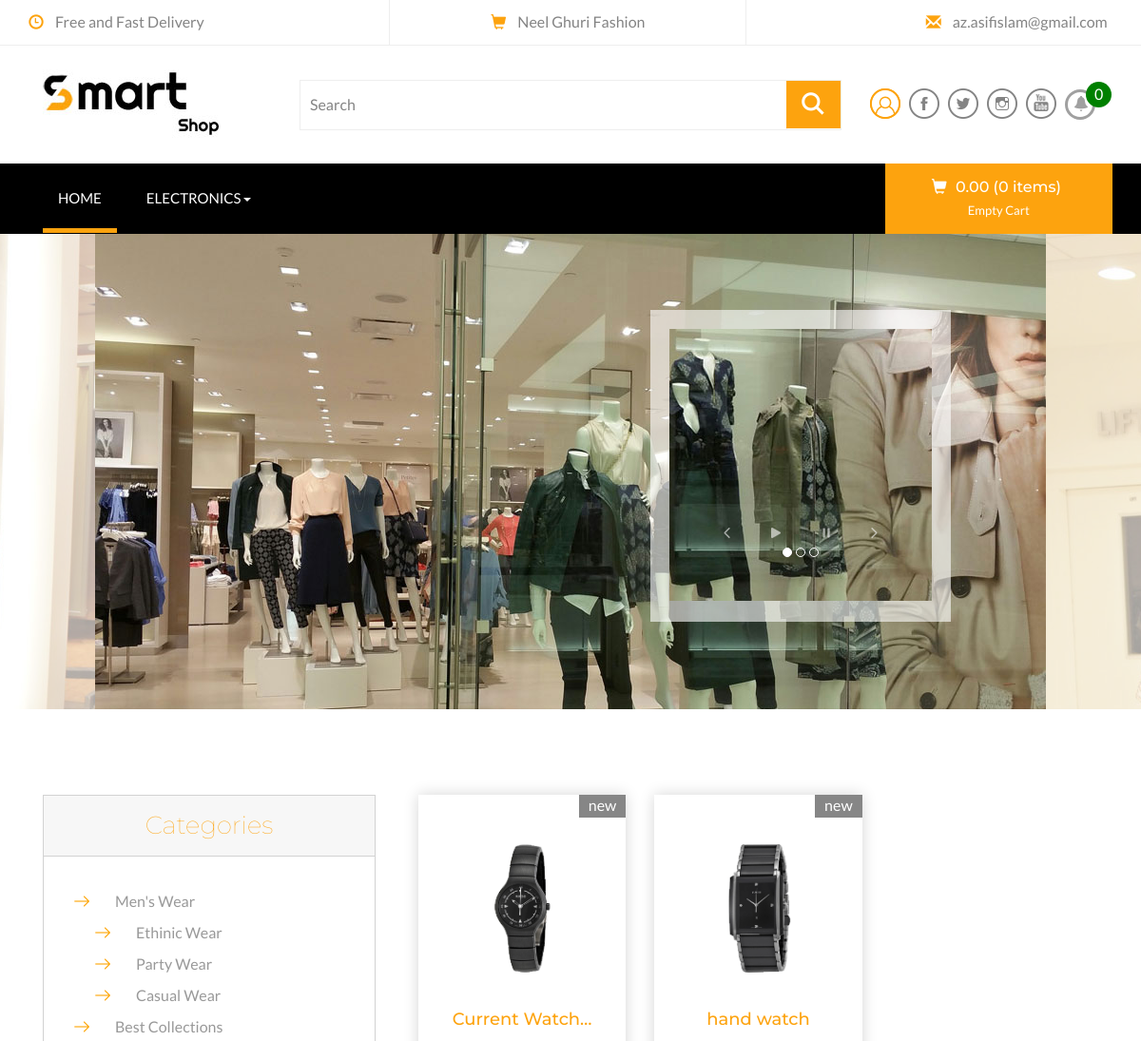
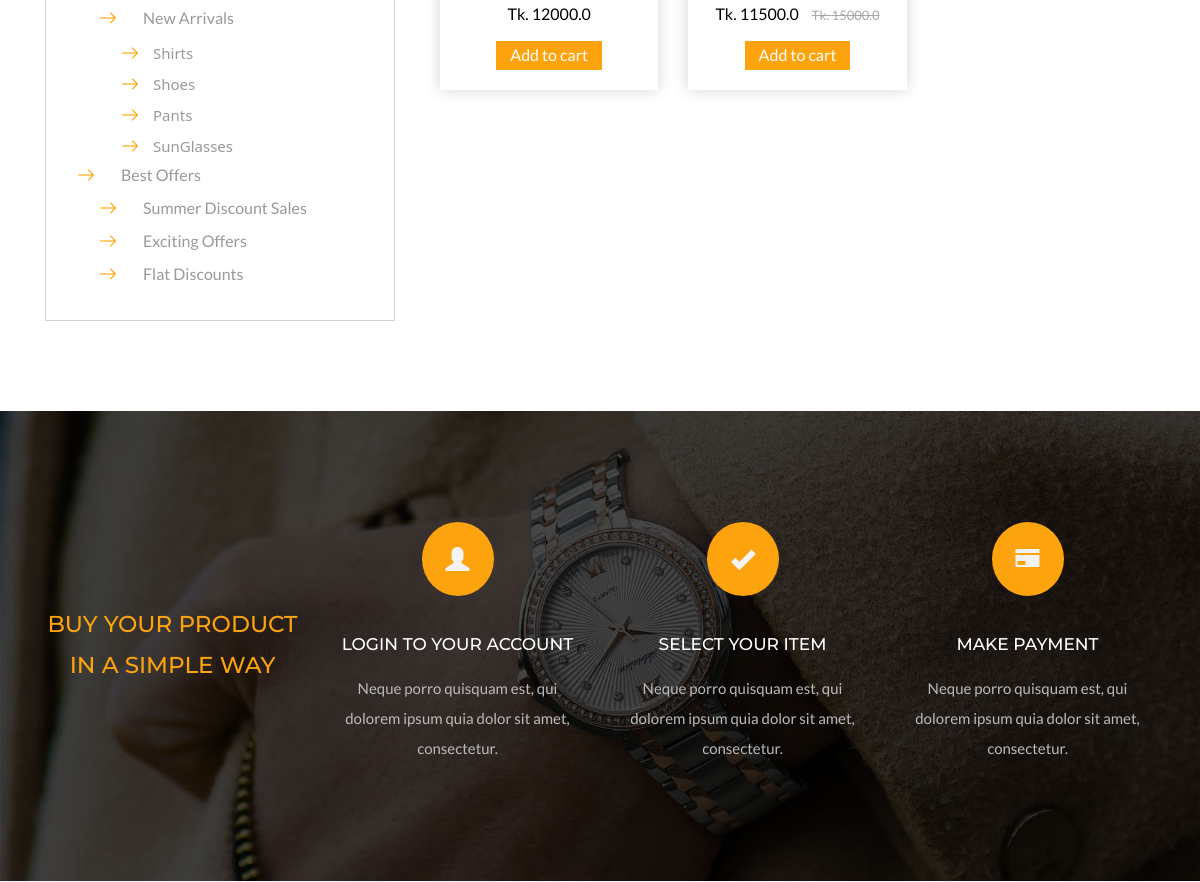
The app's page / (upper part), older data (2 pictures, top to bottom).
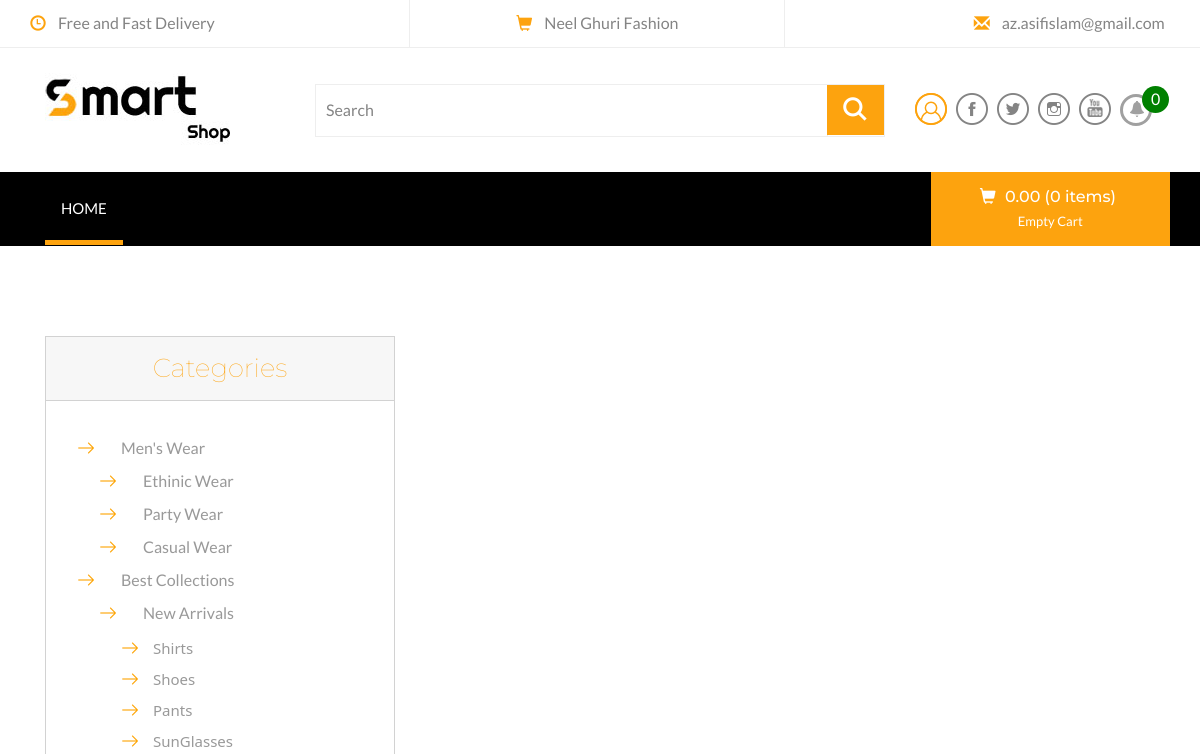
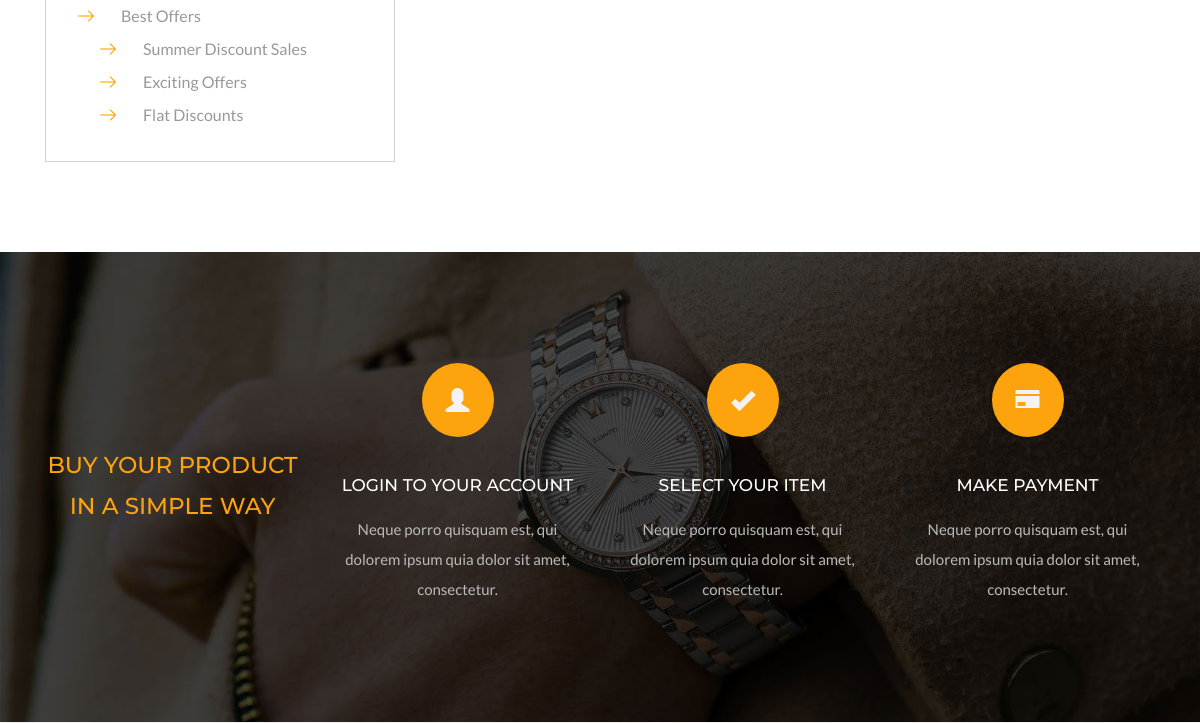
The same page, newer data (2 pictures, top to bottom).
### store/models.py (models this page shows, shortened)
class Category(models.Model):
    name=models.CharField(max_length=50,blank=False,null=False)
    image = models.ImageField(upload_to='category',blank=True,null=True)
    parent=models.ForeignKey("self",related_name="children", on_delete=models.CASCADE,max_length=50,blank=True,null=True)
    createddate=models.DateField(auto_now_add=True)
    class Meta:
        ordering=['-createddate']
        verbose_name_plural="Categories"

class Banner(models.Model):
    product=models.ForeignKey(Product, related_name='banner', on_delete=models.CASCADE)
    baner_long_image=models.ImageField(upload_to='banner_long')
    baner_short_image=models.ImageField(upload_to='banner_short')
    baner_title=models.CharField(verbose_name="Banner Title", max_length=100)
    is_active=models.BooleanField(default=False)
    created=models.DateTimeField(auto_now_add=True)

class Product(models.Model):
    name = models.CharField(max_length=250,blank=False,null=False)
    category=models.ForeignKey(Category, related_name="category", on_delete=models.CASCADE)
    preview_desc = models.CharField(max_length=255,verbose_name="Sort decription")
    description = models.TextField(max_length=1000,verbose_name="Decription")
    images=models.ImageField(upload_to='products', blank=False,null=False)
    price = models.FloatField()
    old_price=models.FloatField(default=0.00,blank=True,null=True)
    is_stock=models.BooleanField(default=True)
    slug=models.SlugField(unique=True)
    createdate=models.DateTimeField(auto_now_add=True)
    class Meta:
        ordering=['-createdate']
    def get_product_url(self):
        return reverse('store:product-details', kwargs={'slug':self.slug})

### store/views.py (the view, shortened to what this page needs)
# urls.py: path('',views.ProductsList.as_view(),name='index'),
class ProductsList(TemplateView):
    def get(self,request,*args, **kwargs):
        products=Product.objects.all().order_by('-id')
        banners=Banner.objects.filter(is_active=True).order_by('-id')[0:3]
        context={'products':products,'banners':banners}
        return render(request,'frontend/index.html',context);

### notification/templatetags/notificationtags.py (called while the page is built)
@register.filter
def Notification(user):
    if user.is_authenticated:
        user_obj=UserObject.objects.get(user=user)
        notification=Notifications.objects.filter(userobj=user_obj,is_read=False).order_by('-id')
        if notification.exists():
            return notification
        else:
            return None
    else:
        return None

@register.filter
def CountNotification(user):
    if user.is_authenticated:
        user_obj=UserObject.objects.get(user=user)
        notification=Notifications.objects.filter(userobj=user_obj,is_read=False)
        if notification.exists():
            return notification.count()
        else:
            return 0
    else:
        return 0

### store/templatetags/category.py (called while the page is built)
@register.filter
def category(user):
        cat=Category.objects.filter(parent=None)
        return cat

### store/templatetags/companyInfo.py (called while the page is built)
@register.filter
def companyLogo(request):
    if request:
        company=OurProjectInfo.objects.filter(is_active=True).order_by('-id').first()
        return company.company_logo.url

@register.filter
def companyName(request):
    if request:
        company=OurProjectInfo.objects.filter(is_active=True).order_by('-id').first()
        return company.company_name

### templates/frontend/index.html (shortened to what this page needs)
{% extends 'base.html' %}
{% load companyInfo %}
{% block main_cotents %}
{% if banners %}
<div class="banner-grid">
	<div id="visual">
		<div class="slide-visual">
			<ul class="slide-group">
				{% for banner  in banners %}
					<li><img class="img-responsive" src="{{banner.baner_long_image.url}}" alt="{{banner.baner_title}}" /></li>
				{% endfor %}
			</ul>
			<div class="script-wrap">
				<ul class="script-group">
					{% for banner  in banners %}
						<li><div class="inner-script"><img class="img-responsive" src="{{banner.baner_short_image.url}}" alt="{{banner.baner_title}}" /></div></li>
					{% endfor %}
				</ul>
				<div class="slide-controller">
					<a href="#" class="btn-prev"><img src="static/assets/images/btn_prev.png" alt="Prev Slide" /></a>
					<a href="#" class="btn-play"><img src="static/assets/images/btn_play.png" alt="Start Slide" /></a>
					<a href="#" class="btn-pause"><img src="static/assets/images/btn_pause.png" alt="Pause Slide" /></a>
					<a href="#" class="btn-next"><img src="static/assets/images/btn_next.png" alt="Next Slide" /></a>
				</div>
			</div>
		</div>
	</div>
</div>
{% endif %}
<div class="men-wear">
	<div class="container">
		<div class="col-md-4 products-left">
			<div class="css-treeview">
				<h4>Categories</h4>
				<ul class="tree-list-pad">
					<li><input type="checkbox" checked="checked" id="item-0" /><label for="item-0">Men's Wear</label>
						<ul>
							<li><input type="checkbox" id="item-0-0" /><label for="item-0-0">Ethinic Wear</label>
							</li>
							<li><input type="checkbox"  id="item-0-1" /><label for="item-0-1">Party Wear</label>
							</li>
							<li><input type="checkbox"  id="item-0-2" /><label for="item-0-2">Casual Wear</label>
							</li>
						</ul>
					</li>
					<li><input type="checkbox" id="item-1" checked="checked" /><label for="item-1">Best Collections</label>
						<ul>
							<li><input type="checkbox" checked="checked" id="item-1-0" /><label for="item-1-0">New Arrivals</label>
								<ul>
									<li><a href="mens.html">Shirts</a></li>
									<li><a href="mens.html">Shoes</a></li>
									<li><a href="mens.html">Pants</a></li>
									<li><a href="mens.html">SunGlasses</a></li>
								</ul>
							</li>
						</ul>
					</li>
					<li><input type="checkbox" checked="checked" id="item-2" /><label for="item-2">Best Offers</label>
						<ul>
							<li><input type="checkbox"  id="item-2-0" /><label for="item-2-0">Summer Discount Sales</label>
							</li>
							<li><input type="checkbox" id="item-2-1" /><label for="item-2-1">Exciting Offers</label>
							</li>
							<li><input type="checkbox" id="item-2-2" /><label for="item-2-2">Flat Discounts</label>
							</li>
						</ul>
					</li>
				</ul>
			</div>
		</div>
		<div class="col-md-8 products-right" style="margin-top: -30px;">
			{% for product in products %}
			<div class="col-md-4 product-men yes-marg">
				<div class="men-pro-item simpleCart_shelfItem">
					<div class="men-thumb-item">
						<img src="{{product.images.url}}" alt="" class="pro-image-front">
							<span class="product-new-top">New</span>
					</div>
					<div class="item-info-product ">
							{% if product.name|length < 15 %}
								<h4><a href="{{product.get_product_url}}">{{product.name}}</a></h4>
							{% else %}
							<h4 ><a href="{{product.get_product_url}}">{{product.name|truncatechars:15}}</a></h4>
							{% endif %}
						<div class="info-product-price" >
							<span class="item_price" style="font-size:16px">Tk. {{product.price}}</span>
							{% if product.old_price %}
							<del style="font-size:13px">Tk. {{product.old_price}}</del>
							{% endif %}
						</div>
						<a href="#" class="item_add single-item hvr-outline-out button2">Add to cart</a>
					</div>
				</div>
			</div>
			{% endfor %}
		</div>
		<div class="clearfix"></div>
	</div>
</div>
{% endblock %}

### templates/base.html (shortened to what the changed rows need)
<!DOCTYPE html>
<html>
<head>
{% load category %}
{% load cart_product %}
{% load companyInfo %}
{% load notificationtags %}
{% load static %}
<link href="{% static 'assets/css/bootstrap.css' %}" rel="stylesheet" type="text/css" media="all" />
<link rel="stylesheet" href="{% static 'assets/css/flexslider.css' %}" type="text/css" media="screen" />
<link href="{% static 'assets/css/style.css' %}" rel="stylesheet" type="text/css" media="all" />
<link href="{% static '/css/pignose.layerslider.css' %}" rel="stylesheet" type="text/css' %}" media="all" />
</head>
<body>
<div class="header-bot">
	<div class="container">
		<div class="col-md-3 header-left">
			<h1>
				<a href="{% url 'store:index' %}"><img src="{{ request|companyLogo  }}"></a>
			</h1>
		</div>
	</div>
</div>
<div class="ban-top">
	<div class="container">
		<div class="top_nav_left">
			<nav class="navbar navbar-default">
			  <div class="container-fluid">
				<div class="collapse navbar-collapse menu--shylock" id="bs-example-navbar-collapse-1">
				  <ul class="nav navbar-nav menu__list">
					{% for cat in request.user|category %}
						{% if not cat.children.all %}
					<li class=" menu__item"><a class="menu__link" href="electronics.html">{{cat.name}}</a></li>
					{% else %}
					<li class="dropdown menu__item">
						<a href="#" class="dropdown-toggle menu__link" data-toggle="dropdown" role="button" aria-haspopup="true" aria-expanded="false">{{cat.name}}<span class="caret"></span></a>
					</li>
					{% endif%}
					{% endfor %}
				  </ul>
				</div>
			  </div>
			</nav>
		</div>
	</div>
</div>
{% block main_cotents %} {% endblock main_cotents %}
</body>
</html>

Row changes from the older to the newer data that the page shows:
removed Category: name "ELECTRONICS"
removed Banner: baner_long_image (picture), shown under "0.00 (0 items)"
removed Banner: baner_long_image (picture), baner_short_image (picture)
removed Banner: baner_long_image (picture), shown under "0.00 (0 items)"
removed Product: images (picture), name "Current Watch…", price "12000.0"
removed Product: images (picture), name "hand watch", price "11500.0", old_price "15000.0"
